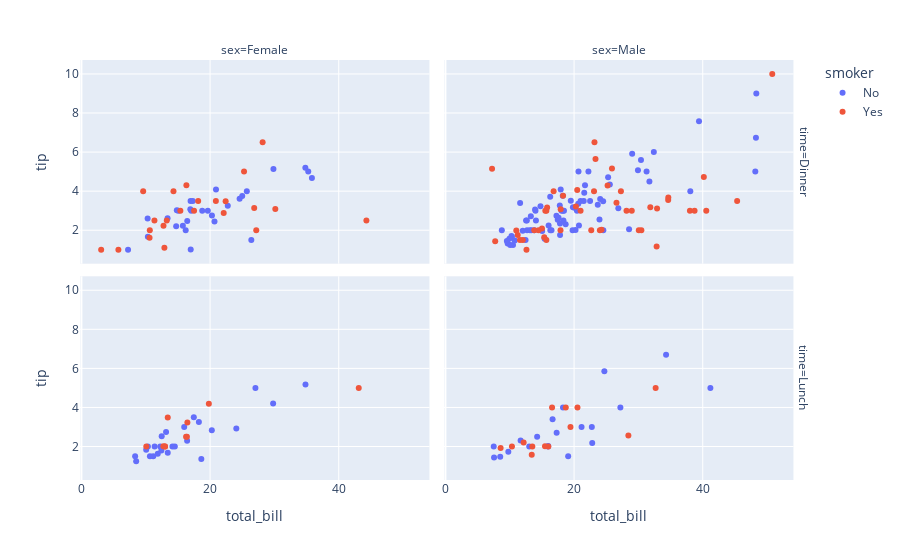

The code cell stored with this chart in its notebook:
### Code cell
df = px.data.tips()
fig = px.scatter(
    df, x = "total_bill", y="tip", color="smoker", facet_col="sex", facet_row="time"
)
fig.show()

### Figure 1 — Plotly figure (JSON) as saved in the notebook; plotly's stock layout.template omitted (floating-point values rounded to 4 significant figures)
{"data": [{"hovertemplate": "smoker=No<br>time=Dinner<br>sex=Female<br>total_bill=%{x}<br>tip=%{y}<extra></extra>", "legendgroup": "No", "marker": {"color": "#636efa", "symbol": "circle"}, "mode": "markers", "name": "No", "orientation": "v", "showlegend": true, "type": "scatter", "x": [16.99, 24.59, 35.26, 14.83, 10.33, 16.97, 20.29, 15.77, 19.65, 15.06, 20.69, 16.93, 10.29, 34.81, 26.41, 16.45, 17.07, 14.73, 22.75, 20.92, 7.25, 25.71, 17.31, 29.85, 25, 13.39, 16.21, 35.83, 18.78], "xaxis": "x3", "y": [1.01, 3.61, 5, 3.02, 1.67, 3.5, 2.75, 2.23, 3, 3, 2.45, 3.07, 2.6, 5.2, 1.5, 2.47, 3, 2.2, 3.25, 4.08, 1, 4, 3.5, 5.14, 3.75, 2.61, 2, 4.67, 3], "yaxis": "y3"}, {"hovertemplate": "smoker=No<br>time=Dinner<br>sex=Male<br>total_bill=%{x}<br>tip=%{y}<extra></extra>", "legendgroup": "No", "marker": {"color": "#636efa", "symbol": "circle"}, "mode": "markers", "name": "No", "orientation": "v", "showlegend": false, "type": "scatter", "x": [10.34, 21.01, 23.68, 25.29, 8.77, 26.88, 15.04, 14.78, 10.27, 15.42, 18.43, 21.58, 16.29, 20.65, 17.92, 39.42, 19.82, 17.81, 13.37, 12.69, 21.7, 9.55, 18.35, 17.78, 24.06, 16.31, 18.69, 31.27, 16.04, 17.46, 13.94, 9.68, 30.4, 18.29, 22.23, 32.4, 28.55, 18.04, 12.54, 9.94, 25.56, 19.49, 48.27, 17.59, 20.08, 20.23, 12.02, 10.51, 22.49, 12.46, 18.24, 14, 38.07, 23.95, 29.93, 14.07, 13.13, 17.26, 24.55, 19.77, 48.17, 16.49, 21.5, 12.66, 13.81, 24.52, 20.76, 31.71, 20.69, 48.33, 20.45, 13.28, 11.61, 10.77, 10.07, 29.03, 17.82], "xaxis": "x4", "y": [1.66, 3.5, 3.31, 4.71, 2, 3.12, 1.96, 3.23, 1.71, 1.57, 3, 3.92, 3.71, 3.35, 4.08, 7.58, 3.18, 2.34, 2, 2, 4.3, 1.45, 2.5, 3.27, 3.6, 2, 2.31, 5, 2.24, 2.54, 3.06, 1.32, 5.6, 3, 5, 6, 2.05, 3, 2.5, 1.56, 4.34, 3.51, 6.73, 2.64, 3.15, 2.01, 1.97, 1.25, 3.5, 1.5, 3.76, 3, 4, 2.55, 5.07, 2.5, 2, 2.74, 2, 2, 5, 2, 3.5, 2.5, 2, 3.48, 2.24, 4.5, 5, 9, 3, 2.72, 3.39, 1.47, 1.25, 5.92, 1.75], "yaxis": "y4"}, {"hovertemplate": "smoker=No<br>time=Lunch<br>sex=Female<br>total_bill=%{x}<br>tip=%{y}<extra></extra>", "legendgroup": "No", "marker": {"color": "#636efa", "symbol": "circle"}, "mode": "markers", "name": "No", "orientation": "v", "showlegend": false, "type": "scatter", "x": [10.07, 34.83, 10.65, 12.43, 24.08, 13.42, 12.48, 29.8, 14.52, 11.38, 20.27, 11.17, 12.26, 18.26, 8.51, 10.33, 14.15, 13.16, 17.47, 27.05, 16.43, 8.35, 18.64, 11.87, 15.98], "xaxis": "x", "y": [1.83, 5.17, 1.5, 1.8, 2.92, 1.68, 2.52, 4.2, 2, 2, 2.83, 1.5, 2, 3.25, 1.25, 2, 2, 2.75, 3.5, 5, 2.3, 1.5, 1.36, 1.63, 3], "yaxis": "y"}, {"hovertemplate": "smoker=No<br>time=Lunch<br>sex=Male<br>total_bill=%{x}<br>tip=%{y}<extra></extra>", "legendgroup": "No", "marker": {"color": "#636efa", "symbol": "circle"}, "mode": "markers", "name": "No", "orientation": "v", "showlegend": false, "type": "scatter", "x": [27.2, 22.76, 17.29, 16.66, 15.98, 13.03, 18.28, 24.71, 21.16, 11.69, 14.26, 15.95, 8.52, 22.82, 19.08, 34.3, 41.19, 9.78, 7.51, 7.56], "xaxis": "x2", "y": [4, 3, 2.71, 3.4, 2.03, 2, 4, 5.85, 3, 2.31, 2.5, 2, 1.48, 2.18, 1.5, 6.7, 5, 1.73, 2, 1.44], "yaxis": "y2"}, {"hovertemplate": "smoker=Yes<br>time=Dinner<br>sex=Female<br>total_bill=%{x}<br>tip=%{y}<extra></extra>", "legendgroup": "Yes", "marker": {"color": "#EF553B", "symbol": "circle"}, "mode": "markers", "name": "Yes", "orientation": "v", "showlegend": true, "type": "scatter", "x": [3.07, 26.86, 25.28, 5.75, 16.32, 11.35, 15.38, 44.3, 22.42, 14.31, 17.51, 10.59, 10.63, 9.6, 20.9, 18.15, 12.76, 13.27, 28.17, 12.9, 30.14, 22.12, 27.18], "xaxis": "x3", "y": [1, 3.14, 5, 1, 4.3, 2.5, 3, 2.5, 3.48, 4, 3, 1.61, 2, 4, 3.5, 3.5, 2.23, 2.5, 6.5, 1.1, 3.09, 2.88, 2], "yaxis": "y3"}, {"hovertemplate": "smoker=Yes<br>time=Dinner<br>sex=Male<br>total_bill=%{x}<br>tip=%{y}<extra></extra>", "legendgroup": "Yes", "marker": {"color": "#EF553B", "symbol": "circle"}, "mode": "markers", "name": "Yes", "orientation": "v", "showlegend": false, "type": "scatter", "x": [38.01, 11.24, 20.29, 13.81, 11.02, 18.29, 15.01, 17.92, 28.97, 40.17, 27.28, 12.03, 21.01, 15.36, 20.49, 25.21, 50.81, 15.81, 7.25, 31.85, 16.82, 32.9, 17.89, 14.48, 34.63, 34.65, 23.33, 45.35, 23.17, 40.55, 30.46, 23.1, 15.69, 26.59, 38.73, 24.27, 30.06, 25.89, 28.15, 11.59, 7.74, 24.01, 15.69, 15.53, 12.6, 32.83, 22.67], "xaxis": "x4", "y": [3, 1.76, 3.21, 2, 1.98, 3.76, 2.09, 3.08, 3, 4.73, 4, 1.5, 3, 1.64, 4.06, 4.29, 10, 3.16, 5.15, 3.18, 4, 3.11, 2, 2, 3.55, 3.68, 5.65, 3.5, 6.5, 3, 2, 4, 1.5, 3.41, 3, 2.03, 2, 5.16, 3, 1.5, 1.44, 2, 3, 3, 1, 1.17, 2], "yaxis": "y4"}, {"hovertemplate": "smoker=Yes<br>time=Lunch<br>sex=Female<br>total_bill=%{x}<br>tip=%{y}<extra></extra>", "legendgroup": "Yes", "marker": {"color": "#EF553B", "symbol": "circle"}, "mode": "markers", "name": "Yes", "orientation": "v", "showlegend": false, "type": "scatter", "x": [19.81, 43.11, 13, 12.74, 13, 16.4, 16.47, 13.42, 16.27, 10.09], "xaxis": "x", "y": [4.19, 5, 2, 2.01, 2, 2.5, 3.23, 3.48, 2.5, 2], "yaxis": "y"}, {"hovertemplate": "smoker=Yes<br>time=Lunch<br>sex=Male<br>total_bill=%{x}<br>tip=%{y}<extra></extra>", "legendgroup": "Yes", "marker": {"color": "#EF553B", "symbol": "circle"}, "mode": "markers", "name": "Yes", "orientation": "v", "showlegend": false, "type": "scatter", "x": [19.44, 32.68, 16, 28.44, 15.48, 16.58, 10.34, 13.51, 18.71, 20.53, 12.16, 8.58, 13.42], "xaxis": "x2", "y": [3, 5, 2, 2.56, 2.02, 4, 2, 2, 4, 4, 2.2, 1.92, 1.58], "yaxis": "y2"}], "layout": {"annotations": [{"font": {}, "showarrow": false, "text": "sex=Female", "x": 0.24, "xanchor": "center", "xref": "paper", "y": 1, "yanchor": "bottom", "yref": "paper"}, {"font": {}, "showarrow": false, "text": "sex=Male", "x": 0.74, "xanchor": "center", "xref": "paper", "y": 1, "yanchor": "bottom", "yref": "paper"}, {"font": {}, "showarrow": false, "text": "time=Lunch", "textangle": 90, "x": 0.98, "xanchor": "left", "xref": "paper", "y": 0.2425, "yanchor": "middle", "yref": "paper"}, {"font": {}, "showarrow": false, "text": "time=Dinner", "textangle": 90, "x": 0.98, "xanchor": "left", "xref": "paper", "y": 0.7575, "yanchor": "middle", "yref": "paper"}], "legend": {"title": {"text": "smoker"}, "tracegroupgap": 0}, "margin": {"t": 60}, "xaxis": {"anchor": "y", "domain": [0, 0.48], "title": {"text": "total_bill"}}, "xaxis2": {"anchor": "y2", "domain": [0.5, 0.98], "matches": "x", "title": {"text": "total_bill"}}, "xaxis3": {"anchor": "y3", "domain": [0, 0.48], "matches": "x", "showticklabels": false}, "xaxis4": {"anchor": "y4", "domain": [0.5, 0.98], "matches": "x", "showticklabels": false}, "yaxis": {"anchor": "x", "domain": [0, 0.485], "title": {"text": "tip"}}, "yaxis2": {"anchor": "x2", "domain": [0, 0.485], "matches": "y", "showticklabels": false}, "yaxis3": {"anchor": "x3", "domain": [0.515, 1], "matches": "y", "title": {"text": "tip"}}, "yaxis4": {"anchor": "x4", "domain": [0.515, 1], "matches": "y", "showticklabels": false}}}
